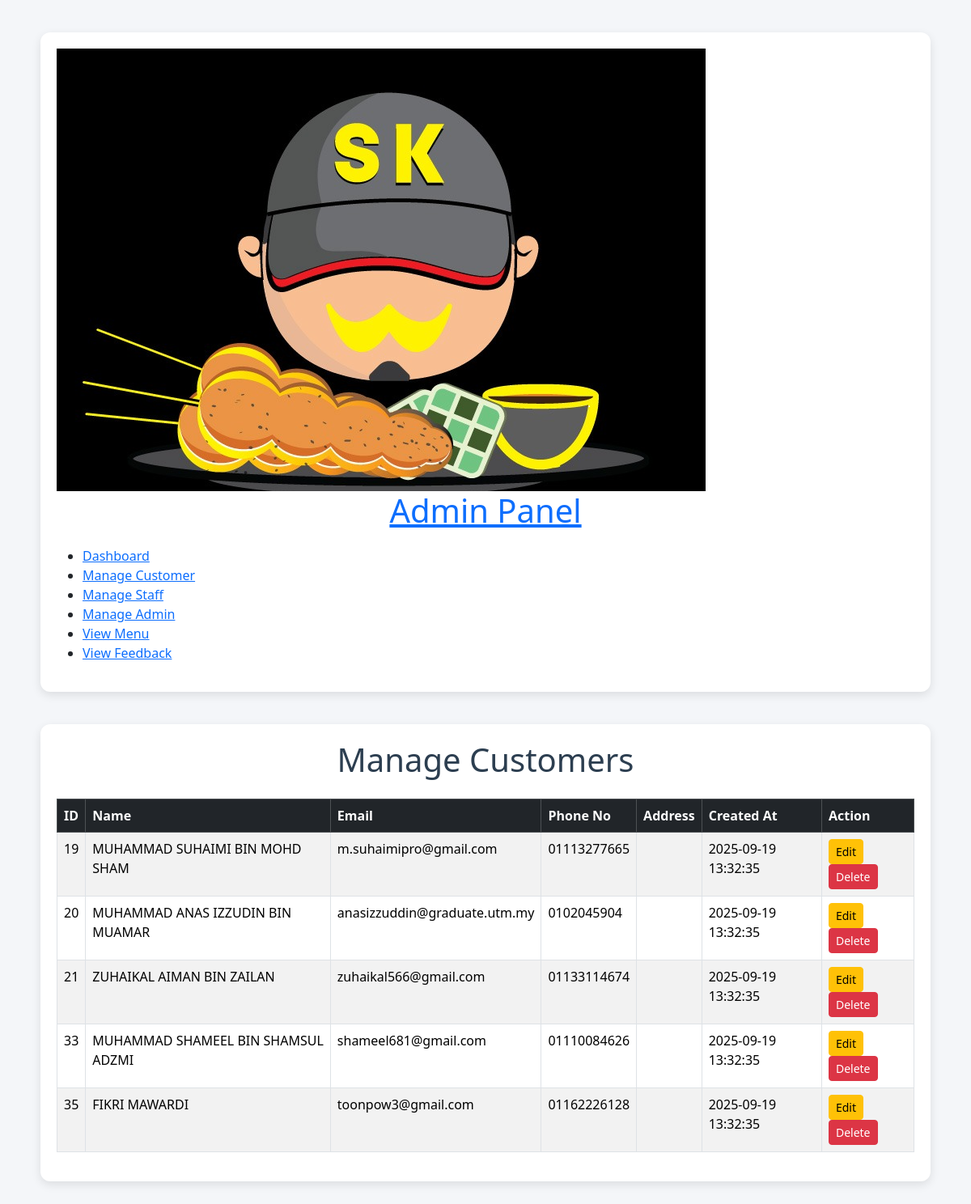
/admin/admincustomer.php (signed in), run on the app's committed database.
### tables this page shows
CREATE TABLE `customer` (
  `customer_id` int(11) NOT NULL,
  `name` varchar(255) NOT NULL,
  `email` varchar(255) NOT NULL,
  `password` varchar(255) NOT NULL,
  `phone_no` varchar(20) DEFAULT NULL,
  `address` varchar(255) DEFAULT NULL,
  `reset_token` varchar(100) DEFAULT NULL,
  `reset_expires` datetime DEFAULT NULL,
  `reset_expiry` datetime DEFAULT NULL,
  `is_verified` tinyint(1) NOT NULL DEFAULT 0,
  `verify_token` varchar(64) DEFAULT NULL,
  `profile_image` varchar(255) DEFAULT NULL,
  `created_at` timestamp NOT NULL DEFAULT current_timestamp(),
  `last_logged_in` timestamp NULL DEFAULT NULL,
  `updated_at` timestamp NOT NULL DEFAULT current_timestamp() ON UPDATE current_timestamp()
);

### admin/admincustomer.php (the view, shortened to what this page needs)
<?php
require_once '../connect.php';
$result = $conn->query("SELECT * FROM customer ORDER BY created_at DESC");
?>
<!DOCTYPE html>
<html lang="en">
<head>
<link rel="stylesheet" href="https://cdn.jsdelivr.net/npm/bootstrap@5.3.2/dist/css/bootstrap.min.css">
<link rel="stylesheet" href="../CSS/admincustomer.css">
</head>
<body>
<header>
    <div class="container">
        <div class="logo-and-title">
            <div class="logo-circle">
                <img src="../image/LogoSataysebenarReal.png" alt="Satay Kajang Logo">
            </div>
            <h1><a href="admin_dashboard.php">Admin Panel</a></h1>
        </div>
        <nav>
            <ul>
                <li><a href="admin_dashboard.php">Dashboard</a></li>
                <li><a href="admincustomer.php">Manage Customer</a></li>
                <li><a href="adminstaff.php">Manage Staff</a></li>
                <li><a href="manageadmin.php">Manage Admin</a></li>
                <li><a href="admin_menu.php">View Menu</a></li>
                <li><a href="admin_viewfeedback.php" class="active">View Feedback</a></li>
            </ul>
        </nav>
    </div>
</header>
<div class="container">
    <h1 class="mb-4">Manage Customers</h1>
    <table class="table table-bordered table-striped">
        <thead class="table-dark">
            <tr>
                <th>ID</th>
                <th>Name</th>
                <th>Email</th>
                <th>Phone No</th>
                <th>Address</th>
                <th>Created At</th>
                <th>Action</th>
            </tr>
        </thead>
        <tbody>
        <?php while ($row = $result->fetch_assoc()): ?>
            <tr>
                <td><?= $row['customer_id'] ?></td>
                <td><?= htmlspecialchars($row['name']) ?></td>
                <td><?= htmlspecialchars($row['email']) ?></td>
                <td><?= htmlspecialchars($row['phone_no']) ?></td>
                <td><?= htmlspecialchars($row['address']) ?></td>
                <td><?= $row['created_at'] ?></td>
                <td>
                    <button class="btn btn-sm btn-warning" data-bs-toggle="modal" data-bs-target="#editModal<?= $row['customer_id'] ?>">Edit</button>
                    <a href="?delete=<?= $row['customer_id'] ?>" class="btn btn-sm btn-danger" onclick="return confirm('Delete this customer?')">Delete</a>
                </td>
            </tr>
        <?php endwhile; ?>
        </tbody>
    </table>
</div>
</body>
</html>

### CSS/admincustomer.css (style rules this page uses)
body { font-family: "Segoe UI", Arial, sans-serif; background: #f4f6f9; margin: 0; padding: 0; }
.container { max-width: 1100px; margin: 40px auto; background: #fff; padding: 20px; border-radius: 12px; box-shadow: 0 4px 12px rgba(0,0,0,0.1); }
h1, h2 { text-align: center; margin-bottom: 20px; color: #2c3e50; }

### data on the page
customer: customer_id "19", name "MUHAMMAD SUHAIMI BIN MOHD SHAM", email "m.suhaimipro@gmail.com", phone_no "01113277665", created_at "2025-09-19 13:32:35"
customer: customer_id "20", name "MUHAMMAD ANAS IZZUDIN BIN MUAMAR", email "anasizzuddin@graduate.utm.my", phone_no "0102045904", created_at "2025-09-19 13:32:35"
customer: customer_id "21", name "ZUHAIKAL AIMAN BIN ZAILAN", email "zuhaikal566@gmail.com", phone_no "01133114674", created_at "2025-09-19 13:32:35"
customer: customer_id "33", name "MUHAMMAD SHAMEEL BIN SHAMSUL ADZMI", email "shameel681@gmail.com", phone_no "01110084626", created_at "2025-09-19 13:32:35"
customer: customer_id "35", name "FIKRI MAWARDI", email "toonpow3@gmail.com", phone_no "01162226128", created_at "2025-09-19 13:32:35"
